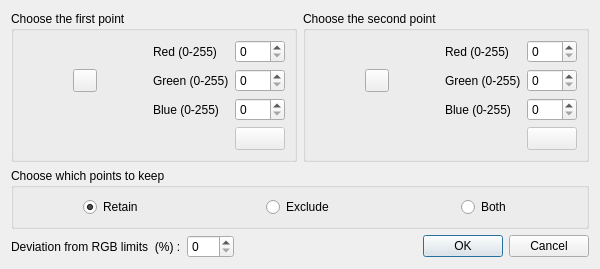
<?xml version="1.0" encoding="UTF-8"?>
<ui version="4.0">
 <class>RgbDialog</class>
 <widget class="QDialog" name="RgbDialog">
  <property name="geometry">
   <rect>
    <x>0</x>
    <y>0</y>
    <width>600</width>
    <height>260</height>
   </rect>
  </property>
  <property name="windowTitle">
   <string>RGB color setting</string>
  </property>
  <layout class="QVBoxLayout" name="verticalLayout">
   <item>
    <layout class="QHBoxLayout" name="horizontalLayout">
     <item>
      <widget class="QGroupBox" name="firstPointGroupBox">
       <property name="title">
        <string>Choose the first point </string>
       </property>
       <property name="flat">
        <bool>true</bool>
       </property>
       <layout class="QGridLayout" name="gridLayout_3">
        <item row="1" column="4">
         <widget class="QSpinBox" name="green_first">
          <property name="maximum">
           <number>255</number>
          </property>
         </widget>
        </item>
        <item row="0" column="3">
         <widget class="QLabel" name="label">
          <property name="text">
           <string>Red (0-255)</string>
          </property>
         </widget>
        </item>
        <item row="3" column="3">
         <widget class="QLabel" name="label_3">
          <property name="text">
           <string>Blue (0-255)</string>
          </property>
         </widget>
        </item>
        <item row="1" column="0">
         <spacer name="horizontalSpacer_4">
          <property name="orientation">
           <enum>Qt::Horizontal</enum>
          </property>
          <property name="sizeHint" stdset="0">
           <size>
            <width>40</width>
            <height>20</height>
           </size>
          </property>
         </spacer>
        </item>
        <item row="1" column="3">
         <widget class="QLabel" name="label_2">
          <property name="text">
           <string>Green (0-255)</string>
          </property>
         </widget>
        </item>
        <item row="4" column="4">
         <widget class="QToolButton" name="firstColorToolButton">
          <property name="enabled">
           <bool>false</bool>
          </property>
          <property name="sizePolicy">
           <sizepolicy hsizetype="Expanding" vsizetype="Fixed">
            <horstretch>0</horstretch>
            <verstretch>0</verstretch>
           </sizepolicy>
          </property>
         </widget>
        </item>
        <item row="0" column="4">
         <widget class="QSpinBox" name="red_first">
          <property name="maximum">
           <number>255</number>
          </property>
         </widget>
        </item>
        <item row="1" column="2">
         <spacer name="horizontalSpacer_3">
          <property name="orientation">
           <enum>Qt::Horizontal</enum>
          </property>
          <property name="sizeHint" stdset="0">
           <size>
            <width>40</width>
            <height>20</height>
           </size>
          </property>
         </spacer>
        </item>
        <item row="3" column="4">
         <widget class="QSpinBox" name="blue_first">
          <property name="maximum">
           <number>255</number>
          </property>
         </widget>
        </item>
        <item row="1" column="1">
         <widget class="QToolButton" name="pointPickingButton_first">
          <property name="toolTip">
           <string>Pick the plane center (click again to cancel)</string>
          </property>
          <property name="icon">
           <iconset resource="../../../../qCC/icons.qrc">
            <normaloff>:/CC/images/ccPointPicking.png</normaloff>:/CC/images/ccPointPicking.png</iconset>
          </property>
          <property name="checkable">
           <bool>true</bool>
          </property>
         </widget>
        </item>
       </layout>
      </widget>
     </item>
     <item>
      <widget class="QGroupBox" name="secondPointGroupBox">
       <property name="title">
        <string>Choose the second point </string>
       </property>
       <property name="flat">
        <bool>true</bool>
       </property>
       <layout class="QGridLayout" name="gridLayout_4">
        <item row="1" column="2">
         <spacer name="horizontalSpacer_6">
          <property name="orientation">
           <enum>Qt::Horizontal</enum>
          </property>
          <property name="sizeHint" stdset="0">
           <size>
            <width>40</width>
            <height>20</height>
           </size>
          </property>
         </spacer>
        </item>
        <item row="2" column="4">
         <widget class="QSpinBox" name="blue_second">
          <property name="maximum">
           <number>255</number>
          </property>
         </widget>
        </item>
        <item row="1" column="3">
         <widget class="QLabel" name="label_4">
          <property name="text">
           <string>Green (0-255)</string>
          </property>
         </widget>
        </item>
        <item row="1" column="1">
         <widget class="QToolButton" name="pointPickingButton_second">
          <property name="toolTip">
           <string>Pick the plane center (click again to cancel)</string>
          </property>
          <property name="icon">
           <iconset resource="../../../../qCC/icons.qrc">
            <normaloff>:/CC/images/ccPointPicking.png</normaloff>:/CC/images/ccPointPicking.png</iconset>
          </property>
          <property name="checkable">
           <bool>true</bool>
          </property>
         </widget>
        </item>
        <item row="0" column="3">
         <widget class="QLabel" name="label_5">
          <property name="text">
           <string>Red (0-255)</string>
          </property>
         </widget>
        </item>
        <item row="1" column="0">
         <spacer name="horizontalSpacer_7">
          <property name="orientation">
           <enum>Qt::Horizontal</enum>
          </property>
          <property name="sizeHint" stdset="0">
           <size>
            <width>40</width>
            <height>20</height>
           </size>
          </property>
         </spacer>
        </item>
        <item row="1" column="4">
         <widget class="QSpinBox" name="green_second">
          <property name="maximum">
           <number>255</number>
          </property>
         </widget>
        </item>
        <item row="2" column="3">
         <widget class="QLabel" name="label_6">
          <property name="text">
           <string>Blue (0-255)</string>
          </property>
         </widget>
        </item>
        <item row="0" column="4">
         <widget class="QSpinBox" name="red_second">
          <property name="maximum">
           <number>255</number>
          </property>
         </widget>
        </item>
        <item row="3" column="4">
         <widget class="QToolButton" name="secondColorToolButton">
          <property name="enabled">
           <bool>false</bool>
          </property>
          <property name="sizePolicy">
           <sizepolicy hsizetype="Expanding" vsizetype="Fixed">
            <horstretch>0</horstretch>
            <verstretch>0</verstretch>
           </sizepolicy>
          </property>
         </widget>
        </item>
       </layout>
      </widget>
     </item>
    </layout>
   </item>
   <item>
    <widget class="QGroupBox" name="horizontalGroupBox">
     <property name="sizePolicy">
      <sizepolicy hsizetype="Preferred" vsizetype="Maximum">
       <horstretch>0</horstretch>
       <verstretch>0</verstretch>
      </sizepolicy>
     </property>
     <property name="title">
      <string>Choose which points to keep </string>
     </property>
     <layout class="QHBoxLayout" name="horizontalLayout_2">
      <item alignment="Qt::AlignHCenter">
       <widget class="QRadioButton" name="retain">
        <property name="text">
         <string>Retain</string>
        </property>
        <property name="checked">
         <bool>true</bool>
        </property>
       </widget>
      </item>
      <item alignment="Qt::AlignHCenter">
       <widget class="QRadioButton" name="exclude">
        <property name="text">
         <string>Exclude</string>
        </property>
       </widget>
      </item>
      <item alignment="Qt::AlignHCenter">
       <widget class="QRadioButton" name="both">
        <property name="text">
         <string>Both</string>
        </property>
       </widget>
      </item>
     </layout>
    </widget>
   </item>
   <item>
    <spacer name="verticalSpacer">
     <property name="orientation">
      <enum>Qt::Vertical</enum>
     </property>
     <property name="sizeHint" stdset="0">
      <size>
       <width>577</width>
       <height>11</height>
      </size>
     </property>
    </spacer>
   </item>
   <item>
    <widget class="QFrame" name="bottomFrame">
     <property name="sizePolicy">
      <sizepolicy hsizetype="Preferred" vsizetype="Maximum">
       <horstretch>0</horstretch>
       <verstretch>0</verstretch>
      </sizepolicy>
     </property>
     <layout class="QHBoxLayout" name="horizontalLayout_bottom">
      <property name="leftMargin">
       <number>0</number>
      </property>
      <property name="topMargin">
       <number>0</number>
      </property>
      <property name="rightMargin">
       <number>0</number>
      </property>
      <property name="bottomMargin">
       <number>0</number>
      </property>
      <item>
       <widget class="QLabel" name="margin_label">
        <property name="text">
         <string>Deviation from RGB limits  (%) :</string>
        </property>
       </widget>
      </item>
      <item>
       <widget class="QSpinBox" name="margin">
        <property name="maximum">
         <number>100</number>
        </property>
       </widget>
      </item>
      <item>
       <spacer name="horizontalSpacer_2">
        <property name="orientation">
         <enum>Qt::Horizontal</enum>
        </property>
        <property name="sizeHint" stdset="0">
         <size>
          <width>40</width>
          <height>20</height>
         </size>
        </property>
       </spacer>
      </item>
      <item>
       <widget class="QDialogButtonBox" name="buttonBox">
        <property name="orientation">
         <enum>Qt::Horizontal</enum>
        </property>
        <property name="standardButtons">
         <set>QDialogButtonBox::Cancel|QDialogButtonBox::Ok</set>
        </property>
       </widget>
      </item>
     </layout>
    </widget>
   </item>
  </layout>
 </widget>
 <resources>
  <include location="../../../../qCC/icons.qrc"/>
 </resources>
 <connections>
  <connection>
   <sender>buttonBox</sender>
   <signal>accepted()</signal>
   <receiver>RgbDialog</receiver>
   <slot>accept()</slot>
   <hints>
    <hint type="sourcelabel">
     <x>218</x>
     <y>114</y>
    </hint>
    <hint type="destinationlabel">
     <x>157</x>
     <y>118</y>
    </hint>
   </hints>
  </connection>
  <connection>
   <sender>buttonBox</sender>
   <signal>rejected()</signal>
   <receiver>RgbDialog</receiver>
   <slot>reject()</slot>
   <hints>
    <hint type="sourcelabel">
     <x>260</x>
     <y>120</y>
    </hint>
    <hint type="destinationlabel">
     <x>280</x>
     <y>118</y>
    </hint>
   </hints>
  </connection>
 </connections>
</ui>
